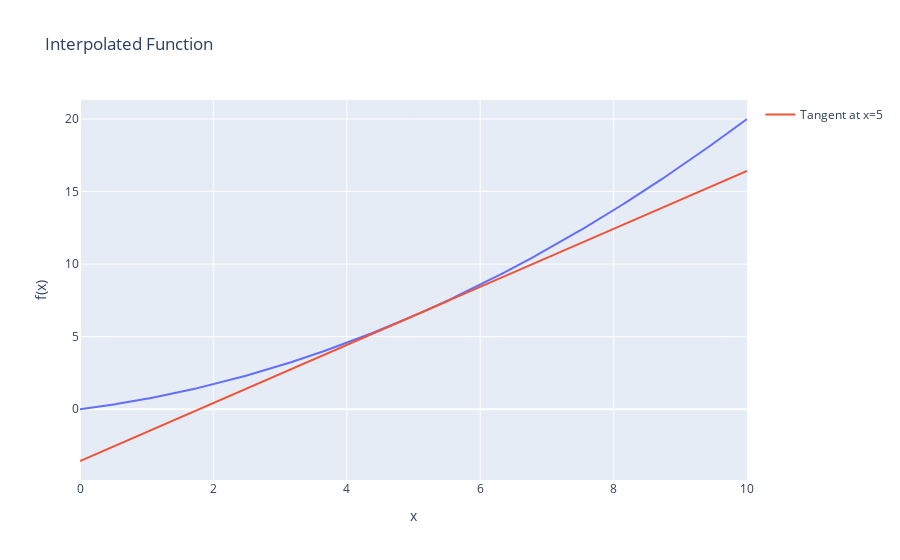

Source (notebook cell):
### Code cell
import numpy as np
import plotly.express as px
from scipy.interpolate import lagrange
import sympy as sp

x_static = [0, 3]
y_static = [0, 3]


def update_plot(x_third, y_third):
    x_points = x_static + [x_third]
    y_points = y_static + [y_third]

    interp_func = lagrange(x_points, y_points)

    x_values = np.linspace(0, 10, 1000)
    y_values = interp_func(x_values)

    return x_values, y_values, interp_func


def tangent(x, x_values, f):
    y = f(x)
    diff = sp.diff(f(sp.Symbol("x")), sp.Symbol("x"))
    f_prime = sp.lambdify(sp.Symbol("x"), diff)
    slope = f_prime(x)

    return slope * (x_values - x) + y


x_values, y_values, f = update_plot(10, 20)
x_tangent = 5

tangent_line = tangent(x_tangent, x_values, f)

fig = px.line(
    x=x_values,
    y=y_values,
    labels={"x": "x", "y": "f(x)"},
    title="Interpolated Function",
)
fig.add_scatter(x=x_values, y=tangent_line, mode="lines", name="Tangent at x=5")

fig.show()

### Figure 1 — Plotly figure (JSON) as saved in the notebook; plotly's stock layout.template omitted (floating-point values rounded to 4 significant figures; data arrays with more than 128 entries replaced by an {"elided": "..."} marker saying what was removed)
{"data": [{"hovertemplate": "x=%{x}<br>f(x)=%{y}<extra></extra>", "legendgroup": "", "line": {"color": "#636efa", "dash": "solid"}, "marker": {"symbol": "circle"}, "mode": "lines", "name": "", "orientation": "v", "showlegend": false, "type": "scatter", "x": {"elided": "1000 float values"}, "xaxis": "x", "y": {"elided": "1000 float values"}, "yaxis": "y"}, {"mode": "lines", "name": "Tangent at x=5", "type": "scatter", "x": {"elided": "1000 float values"}, "y": {"elided": "1000 float values"}}], "layout": {"legend": {"tracegroupgap": 0}, "title": {"text": "Interpolated Function"}, "xaxis": {"anchor": "y", "domain": [0, 1], "title": {"text": "x"}}, "yaxis": {"anchor": "x", "domain": [0, 1], "title": {"text": "f(x)"}}}}
